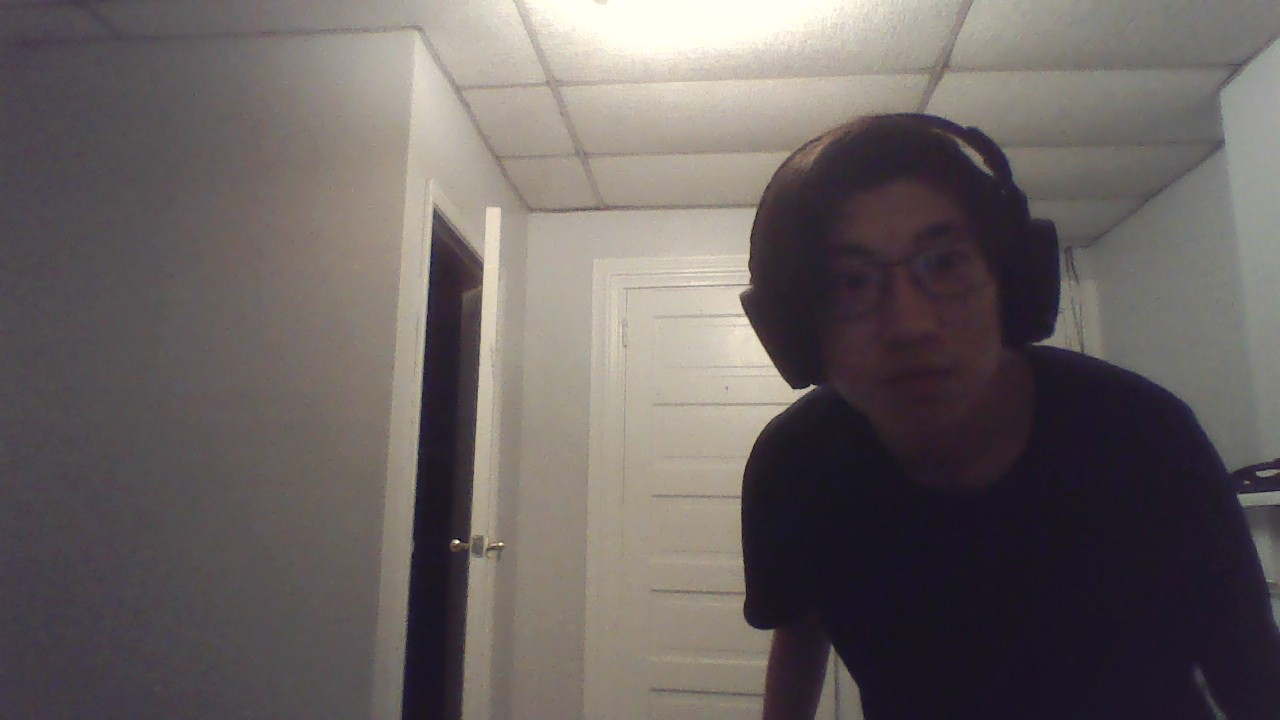
#> input picture HOG (OpenCV)/img_4.jpg, 1280 x 720 px
$ jupyter execute HOG.ipynb
#> lines starting #> are read from the running program, lines starting #| are printed output that depends on the picture; after the words box and inside, x2 and y2 are one past the last pixel; in counts of white or black regions, pixels touching at a corner belong together
Import Libraries

[cell 1]
import cv2
import matplotlib.pyplot as plt
import numpy as np
import imutils
from imutils.object_detection import non_max_suppression

Read Image

[cell 2]
imPath = "img_4.jpg"
im = cv2.imread(imPath)
#> im is the input picture: shape (720, 1280, 3); mean B, G, R 97, 98.2, 105.1

[cell 3]
plt.imshow(im[:,:,::-1])

Initialize HOG object

[cell 4]
hog = cv2.HOGDescriptor()
hog.setSVMDetector(cv2.HOGDescriptor_getDefaultPeopleDetector())

[cell 5]
(r, w) = hog.detectMultiScale(im,
                              winStride=(2, 2),
                              padding=(16, 16),
                              scale=0.2)
#> r = [[425, 520, 64, 128]]; w = [0.566]

[cell 6]
rects = np.array([[x, y, x+w, y+h] for (x, y, w, h) in r])
#> rects = [[425, 520, 489, 648]]

[cell 7]
rectsNMS = non_max_suppression(rects, probs=None, overlapThresh=0.6)
#> rectsNMS = [[425, 520, 489, 648]]

[cell 8]
for (x1, y1, x2, y2) in rectsNMS:
    cv2.rectangle(im, (x1, y1), (x2, y2), (0, 255, 0), 2)
#> this loop made 1 pass
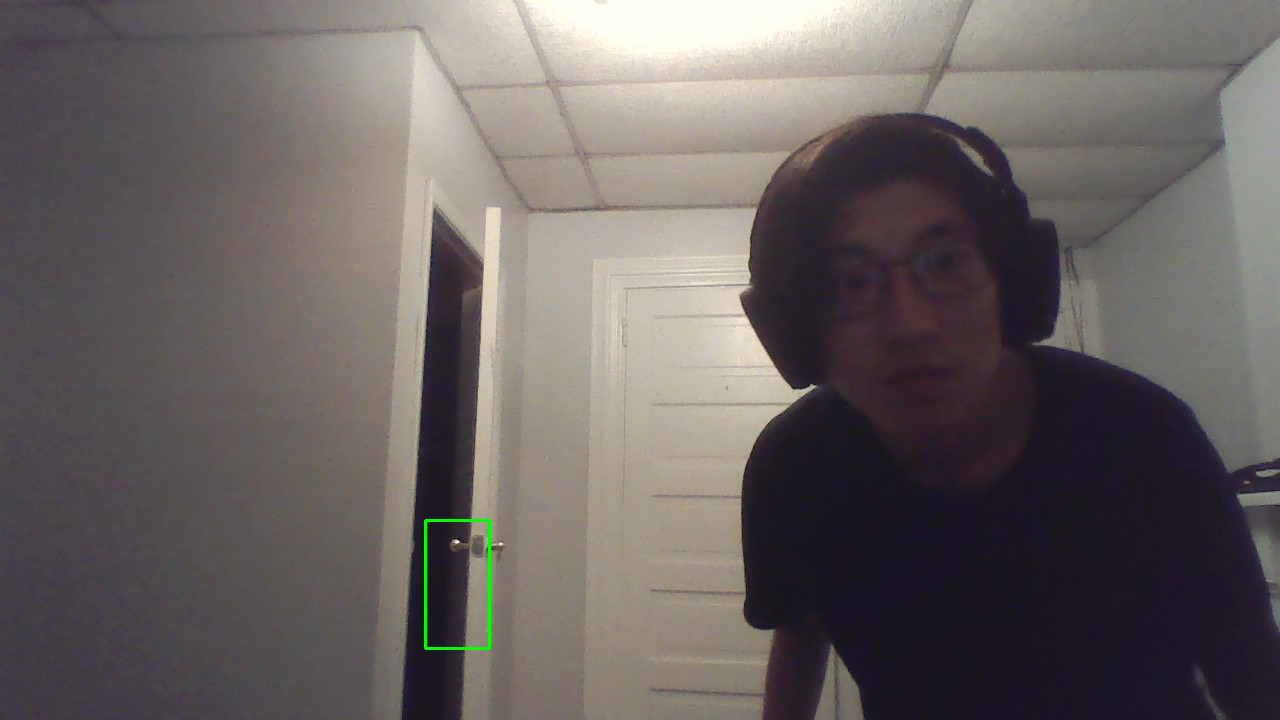
#> im: shape (720, 1280, 3); 0.12% of pixels changed, all inside (x1, y1, x2, y2) = (424, 519, 491, 650)

plt.imshow(im[:, :, ::-1])
